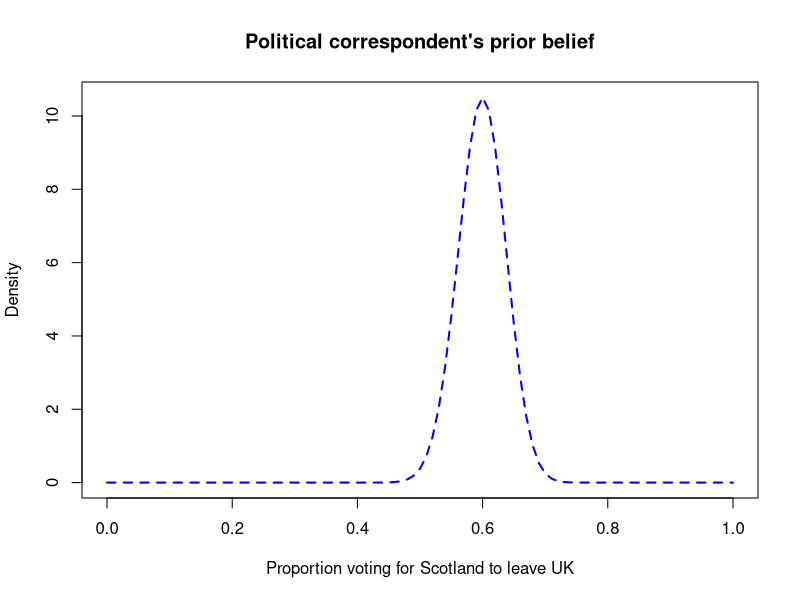
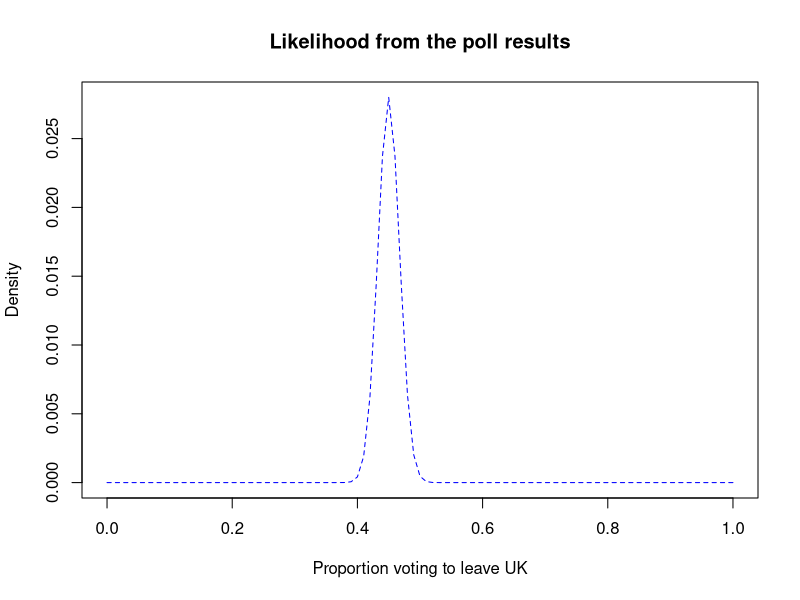
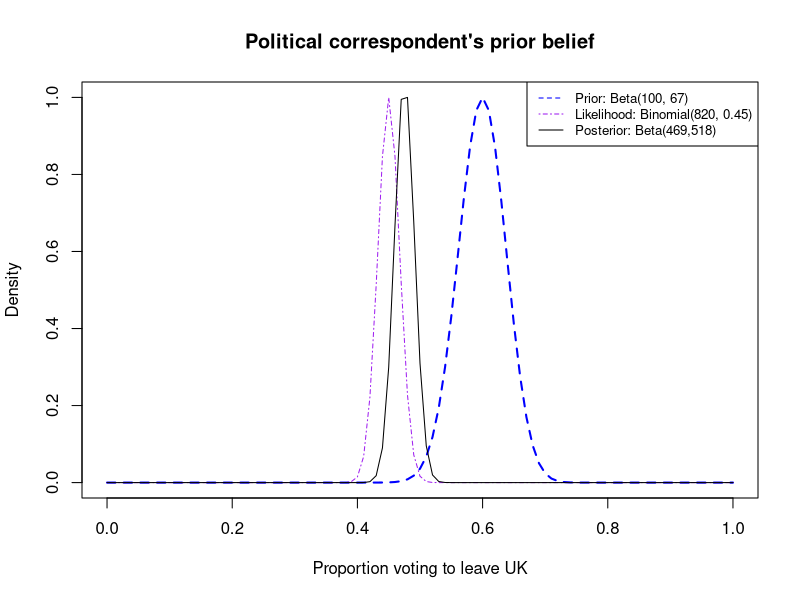

Reproduce these figures in R, in order.

#Part 1
#Assume a beta prior but need to choose values of a, b
#Want quite peaked
#Most of the distribution above 50%
#Choose value of a, and calculate value of b using the
#calc.b function (on myplace) 
  

calc.b<-function(a, mode){
  b<-2-a+(a-1)/mode
  print(b)
}

calc.b(a=100, mode=0.6)

x.range<-seq(0,1,0.01)
a<-100 #a chosen large to give peaky distribution
b<-67 #b calculated from calc.b function to give mode of 0.6
prior<-dbeta(x.range, 100, 67)
plot(x.range, prior, xlab="Proportion voting for Scotland to leave UK",
     type="l", ylab="Density", lwd=2, col="blue", lty=2, 
     main="Political correspondent's prior belief")

#likelihood binomial n=820 s=369 will vote to leave UK, 45%

n<-820
s<-369
likelihood<-dbinom(s, n, x.range)
plot(x.range, likelihood, xlab="Proportion voting to leave UK", 
     type="l", ylab="Density", col="blue", lty=2, 
     main="Likelihood from the poll results")

posterior<-dbeta(x.range,a+s,b+n-s)

plot(x.range, prior/max(prior), xlab="Proportion voting to leave UK",
     type="l",ylab="Density", lwd=2, col="blue", lty=2,
     main="Political correspondent's prior belief")
lines(x.range, likelihood/max(likelihood), col="purple", lty=4)
lines(x.range, posterior/max(posterior), col="black", lty=1)

legend("topright", c("Prior: Beta(100, 67)", 
      "Likelihood: Binomial(820, 0.45)", "Posterior: Beta(469,518)"),
       col=c("blue", "purple", "black"),lty=c(2,4,1), cex=0.8)


crI.lower<-qbeta(0.025,469,518)
crI.upper<-qbeta(0.975,469,518)
median<-qbeta(0.5,469,518)

#Evidence suggests that the vote will be close and it is too uncertain 
#to predict one way or another (50% is in the CrI)


#Part 2
#Is the political correspondent likely to be correct?
  
sim.result<-rbeta(1000,a+s,b+n-s)
table(sim.result>=0.5)
64/1000
